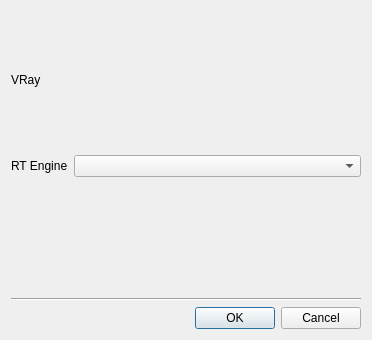
<?xml version="1.0" encoding="UTF-8"?>
<ui version="4.0">
 <class>VRayDialog</class>
 <widget class="QDialog" name="VRayDialog">
  <property name="windowModality">
   <enum>Qt::WindowModal</enum>
  </property>
  <property name="geometry">
   <rect>
    <x>0</x>
    <y>0</y>
    <width>372</width>
    <height>340</height>
   </rect>
  </property>
  <property name="sizePolicy">
   <sizepolicy hsizetype="Fixed" vsizetype="Fixed">
    <horstretch>0</horstretch>
    <verstretch>0</verstretch>
   </sizepolicy>
  </property>
  <property name="windowTitle">
   <string>Define New Task</string>
  </property>
  <layout class="QGridLayout" name="gridLayout">
   <item row="1" column="0">
    <widget class="QLabel" name="label_5">
     <property name="text">
      <string>VRay</string>
     </property>
    </widget>
   </item>
   <item row="4" column="0">
    <widget class="QDialogButtonBox" name="buttonBox">
     <property name="standardButtons">
      <set>QDialogButtonBox::Cancel|QDialogButtonBox::Ok</set>
     </property>
    </widget>
   </item>
   <item row="3" column="0">
    <widget class="Line" name="line">
     <property name="orientation">
      <enum>Qt::Horizontal</enum>
     </property>
    </widget>
   </item>
   <item row="2" column="0">
    <layout class="QFormLayout" name="formLayout">
     <property name="fieldGrowthPolicy">
      <enum>QFormLayout::AllNonFixedFieldsGrow</enum>
     </property>
     <item row="0" column="0">
      <widget class="QLabel" name="label">
       <property name="text">
        <string>RT Engine</string>
       </property>
      </widget>
     </item>
     <item row="0" column="1">
      <widget class="QComboBox" name="rtComboBox"/>
     </item>
    </layout>
   </item>
  </layout>
 </widget>
 <resources/>
 <connections/>
</ui>
